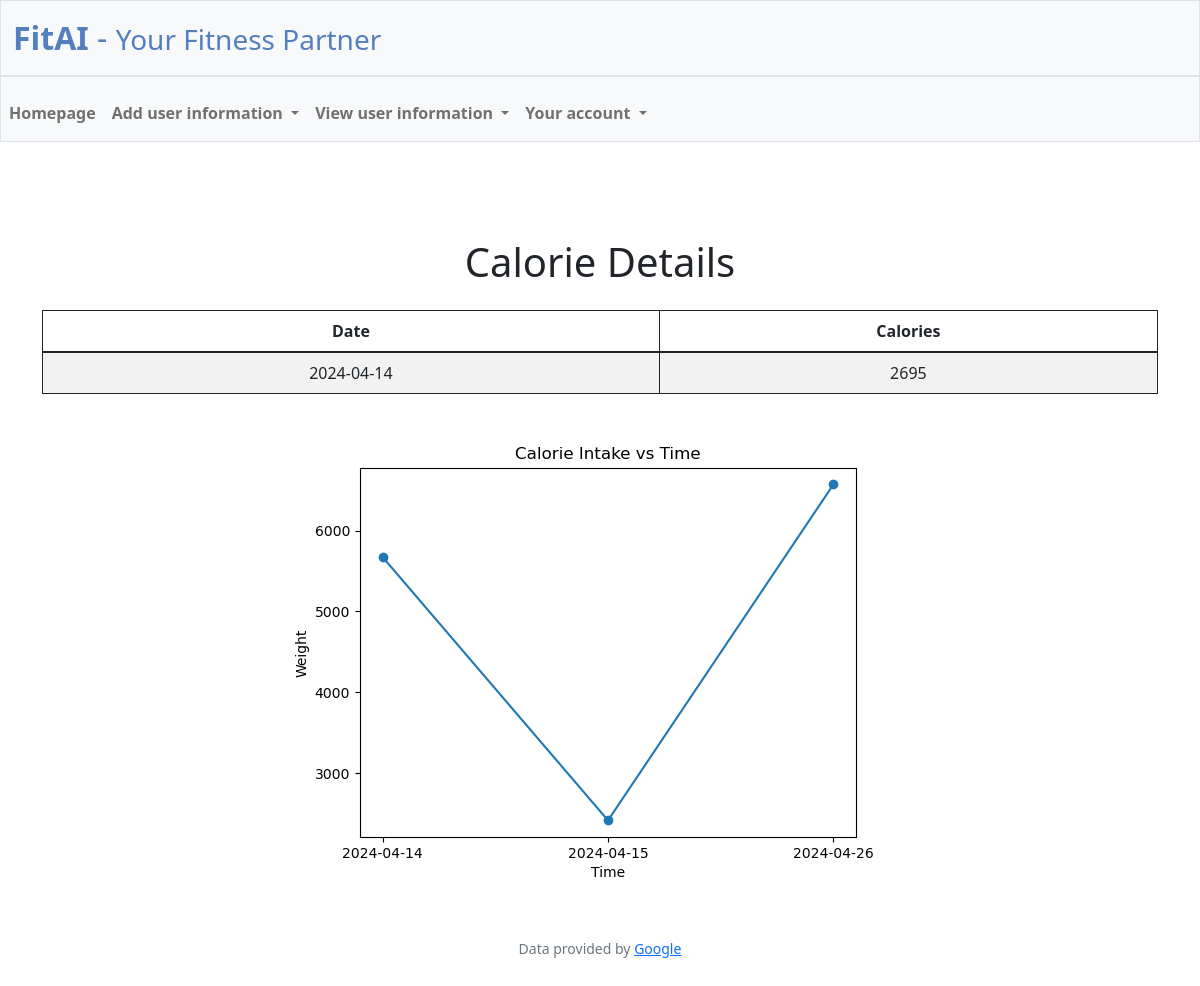
/view_calories (signed in), run on an earlier commit of the app's database.
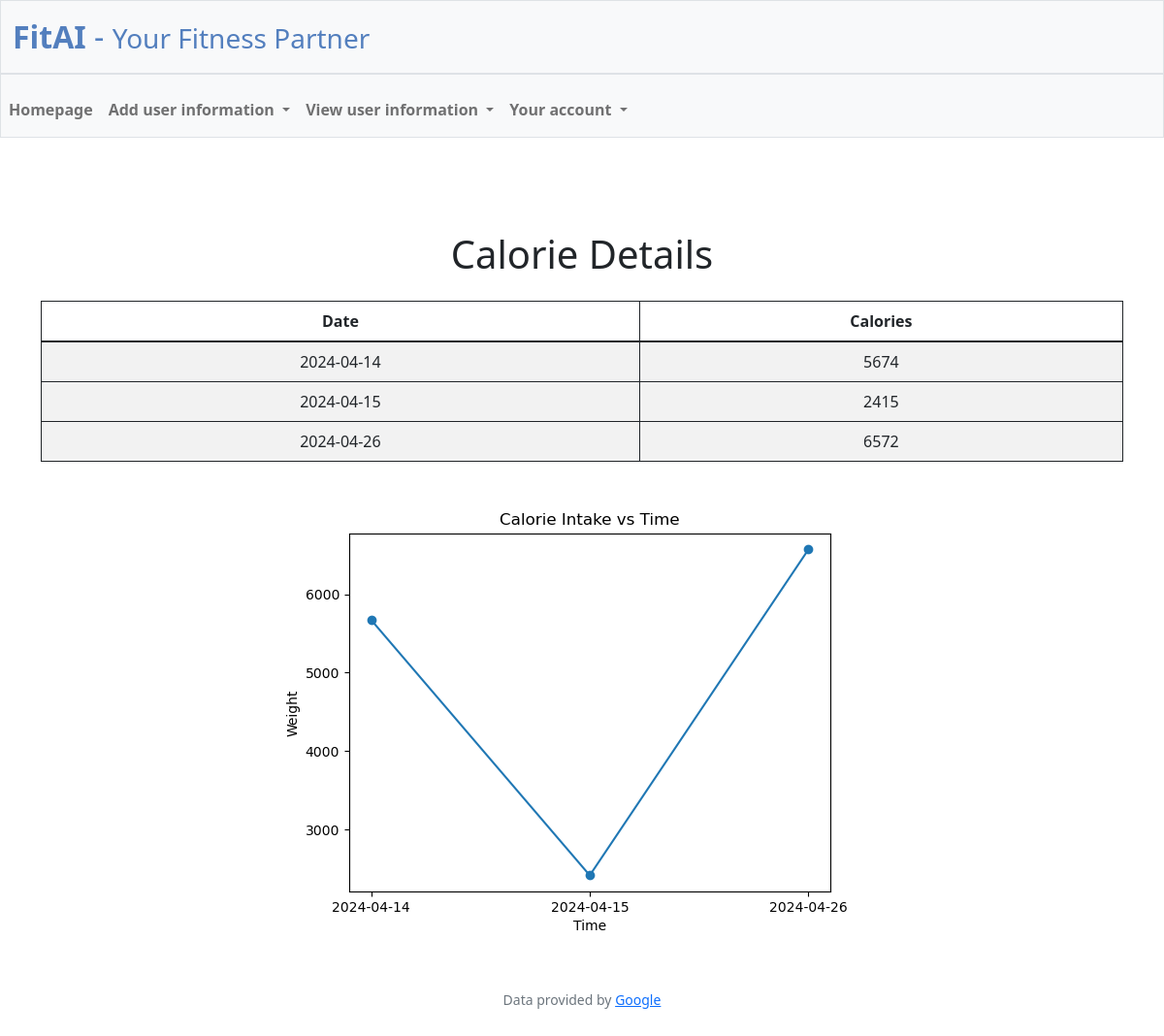
And on a later commit of the database.
### tables this page shows
CREATE TABLE calorie_details (
    id INTEGER PRIMARY KEY AUTOINCREMENT,
    user_id INTEGER,
    calories INTEGER,
    date_log TEXT,
    FOREIGN KEY (user_id) REFERENCES user(id)
);

### app.py (the view)
@app.route("/view_calories")
@login_required
def view_calories():
    calorie_details = db.execute("SELECT * FROM calorie_details WHERE user_id = ? ORDER BY date_log ASC", session["user_id"])
    x = list(db.execute("SELECT date_log FROM calorie_details WHERE user_id = ? ORDER BY date_log ASC", session["user_id"]))
    y = list(db.execute("SELECT calories FROM calorie_details WHERE user_id = ? ORDER BY date_log ASC", session["user_id"]))
    x = [date['date_log'] for date in x]
    y = [cal['calories'] for cal in y]
    print (x)
    print (y)
    plt.figure()
    plt.plot(x, y, marker='o', linestyle='-')  # 'o' marker for data points, '-' linestyle for lines
    plt.xlabel('Time')
    plt.ylabel('Weight')
    plt.title('Calorie Intake vs Time')
    current_directory = os.getcwd()
    plot_file_path = os.path.join(current_directory,"static",'plot_calories.png')
    file_path = plot_file_path  # Specify the path to your file
    if os.path.exists(file_path):
        os.remove(file_path)
        print(f"The file '{file_path}' has been deleted.")
    else:
        print(f"The file '{file_path}' does not exist.")
    plt.savefig(plot_file_path)
    return render_template("view_calories.html", calorie_details=calorie_details, plot_file_path=plot_file_path)

### app.py (called while the page is built)
@app.after_request
def after_request(response):
    response.headers["Cache-Control"] = "no-cache, no-store, must-revalidate"
    response.headers["Expires"] = 0
    response.headers["Pragma"] = "no-cache"
    return response

### helpers.py (called while the page is built)
def login_required(f):
    @wraps(f)
    def decorated_function(*args, **kwargs):
        if session.get("user_id") is None:
            return redirect("/login")
        return f(*args, **kwargs)
    return decorated_function

### templates/view_calories.html (shortened to what this page needs)
{% extends "layout.html" %}
{% block main %}
<div class="container mt-5">
    <h1 class="text-center mb-4">Calorie Details</h1>
    <table class="table table-striped">
        <thead>
            <tr>
                <th>Date</th>
                <th>Calories</th>
            </tr>
        </thead>
        <tbody>
            {% for detail in calorie_details %}
            <tr>
                <td>{{ detail.date_log }}</td>
                <td>{{ detail.calories }}</td>
            </tr>
            {% endfor %}
        </tbody>
    </table>
    <img src="{{ url_for('static', filename='plot_calories.png') }}" alt="Plot">
</div>
{% endblock %}

What changed in the data, as far as the page shows it:
changed calorie_details (number 1 of 3 on the later page): calories "2695" → "5674"
added calorie_details: date_log "2024-04-15", calories "2415"
added calorie_details: date_log "2024-04-26", calories "6572"
